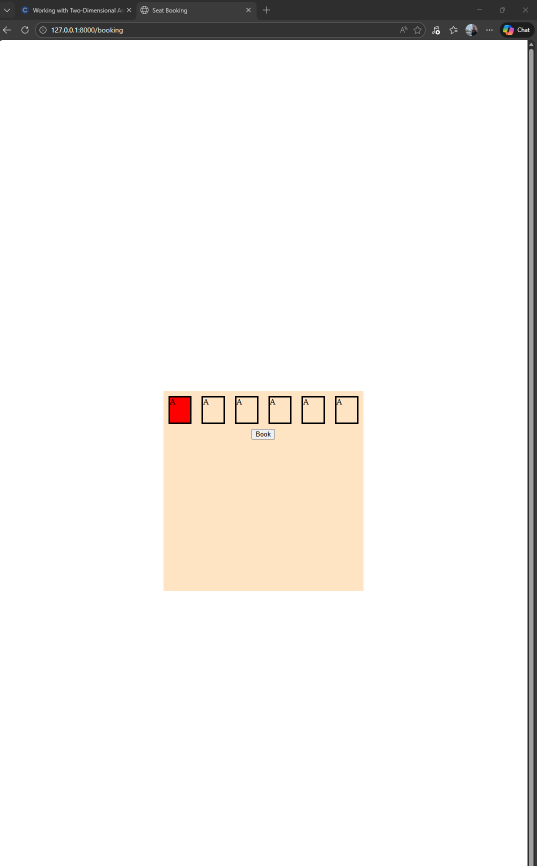
#> input picture color_picker/sources/image.png, 1073 x 1731 px, found by its file name (shown at 1/2 size)
$ python main.py
#> lines starting #> are read from the running program, lines starting #| are printed output that depends on the picture
"""
OpenCV Color Picker and Basic Color Detector

This script lets the user click on an image to pick a color.
It creates an HSV mask around the selected pixel, shows the masked result,
and estimates a basic color name from the average HSV values in the masked area.

Controls:
- Left click on the image: pick a color
- Click the RESET button: clear selection and return to normal
- Press 'q': quit the program
"""

import cv2
import numpy as np


# [79 lines left out: function stackImages, not called in this run]


# =========================
# Image setup
# =========================
path = "color_picker/sources/image.png"
img = cv2.imread(path)
#> img is the input picture: shape (1731, 1073, 3); mean B, G, R 237.7, 240.3, 242.8
img = cv2.resize(img, (700, 700))
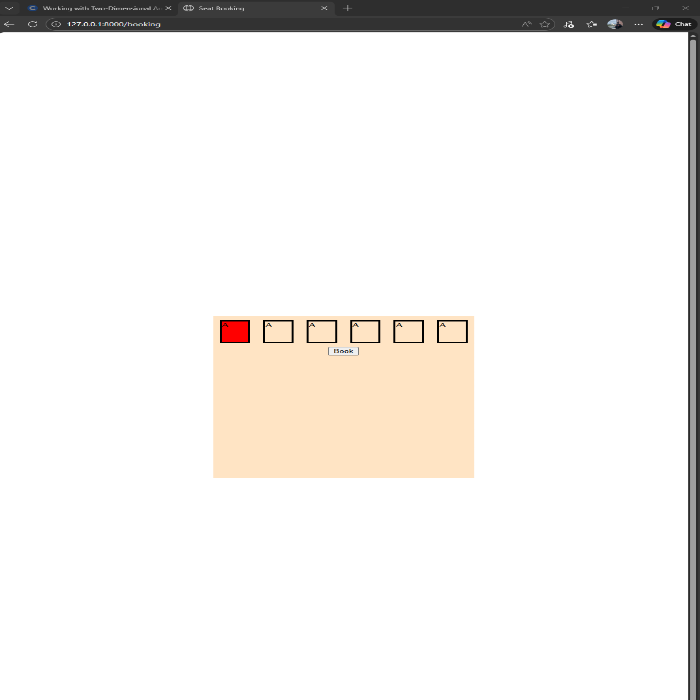
#> img: shape (700, 700, 3); mean B, G, R 237.7, 240.4, 242.9
imgHsv = cv2.cvtColor(img, cv2.COLOR_BGR2HSV)
#> imgHsv: shape (700, 700, 3); mean H, S, V 1.4, 5.3, 242.9


# =========================
# Global state
# =========================
lower = None
upper = None
mode = "normal"
button_pos = (10, 10, 120, 50)


# [72 lines left out: functions get_color, pick_color, not called in this run]


cv2.namedWindow("Image")
cv2.setMouseCallback("Image", pick_color)
output_open = False

while True:
    display = img.copy()

    # Draw RESET button
    bx, by, bw, bh = button_pos
    cv2.rectangle(display, (bx, by), (bx + bw, by + bh), (0, 0, 255), -1)
    cv2.putText(
        display,
        "RESET",
        (bx + 10, by + 30),
        cv2.FONT_HERSHEY_SIMPLEX,
        0.7,
        (255, 255, 255),
        2
    )
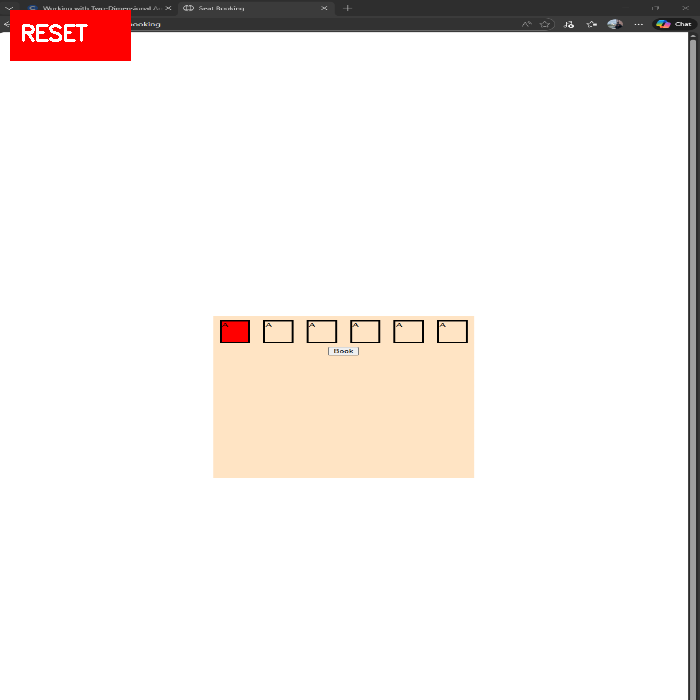
#> display: shape (700, 700, 3); mean B, G, R 235.9, 238.5, 243.9

    if lower is not None and upper is not None:
        mask = cv2.inRange(imgHsv, lower, upper)
        result = cv2.bitwise_and(img, img, mask=mask)

        hsvDisplay = imgHsv[mask > 0]
        avg_h = np.mean(hsvDisplay[:, 0])
        avg_s = np.mean(hsvDisplay[:, 1])
        avg_v = np.mean(hsvDisplay[:, 2])
        color_name = get_color(avg_h, avg_s, avg_v)

        cv2.putText(
            result,
            f"Color: {color_name}",
            (50, 50),
            cv2.FONT_HERSHEY_SIMPLEX,
            1,
            (255, 0, 0),
            2
        )

        stack = stackImages(0.7, [mask, result])
        cv2.imshow("Output", stack)
        output_open = True

    else:
        if output_open:
            cv2.destroyWindow("Output")
            output_open = False

    cv2.imshow("Image", display)

    key = cv2.waitKey(1) & 0xFF
#> (key q is pressed here)
    if key == ord("q"):
        break

cv2.destroyAllWindows()
